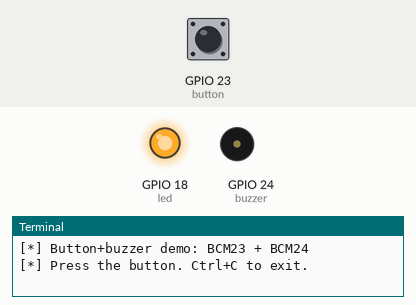
Bench run of a program on a simulated Raspberry Pi (BCM pin numbers). On the bench: output pins drawn as LEDs (lit = HIGH), buzzer (waves = sounding), the last lines printed to the terminal. The inputs (shaded band) are chosen by the test bench; at power-on: GPIO 23 (button) HIGH.

Above: at 1.2 s.
1.3 s: GPIO 23 (button) pulled LOW for 0.15 s
At 1.49 s:
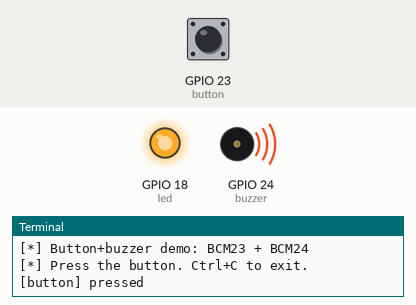
Timing chart, 0 to 4.3 s (numbered marks = the images above; inputs shaded):
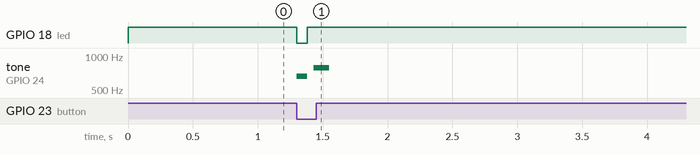

The program:

button_buzzer_demo.py
```python
#!/usr/bin/env python3
"""
button_buzzer_demo.py — button + buzzer integration demo

Press the button → buzzer plays a tone + LED flashes

This is a demonstration script (not a service). Run it manually to test
that the buzzer wiring works before integrating with the permanent services.

Hardware required:
  - LED already wired: BCM 18 (physical pin 12) + GND
  - Button already wired: BCM 23 (physical pin 16) + GND
  - Passive buzzer: BCM 24 (physical pin 18) → buzzer + leg; buzzer - leg → GND

Usage:
  python3 button_buzzer_demo.py
  Press Ctrl+C to stop.
"""

import time
from gpiozero import LED, Button, TonalBuzzer
from gpiozero.tones import Tone

LED_PIN    = 18
BUTTON_PIN = 23
BUZZER_PIN = 24

DEBOUNCE_TIME = 0.05  # seconds


def on_press(led, buzzer):
    """Called on each button press."""
    print(f"[button] pressed")

    # Quick flash + tone
    led.off()
    buzzer.play(Tone("E5"))
    time.sleep(0.08)
    buzzer.stop()
    led.on()
    time.sleep(0.05)

    buzzer.play(Tone("G5"))
    time.sleep(0.12)
    buzzer.stop()

    print("[button] done")


if __name__ == "__main__":
    led = LED(LED_PIN)
    buzzer = TonalBuzzer(BUZZER_PIN)
    button = Button(BUTTON_PIN, pull_up=True, bounce_time=DEBOUNCE_TIME)

    led.on()  # LED on while demo runs
    print(f"[*] Button+buzzer demo: BCM{BUTTON_PIN} + BCM{BUZZER_PIN}")
    print("[*] Press the button. Ctrl+C to exit.")

    button.when_pressed = lambda: on_press(led, buzzer)

    try:
        while True:
            time.sleep(0.1)
    except KeyboardInterrupt:
        print("\n[*] Exiting.")
    finally:
        buzzer.stop()
        led.off()
```

Measured:
- after the input at 1.3 s, GPIO 18 (led): HIGH → LOW at once, → HIGH 0.08 s later; tone on GPIO 24 (buzzer): silent → 659 Hz at once, → silent 0.08 s later, → 784 Hz 0.05 s later, → silent 0.12 s later
